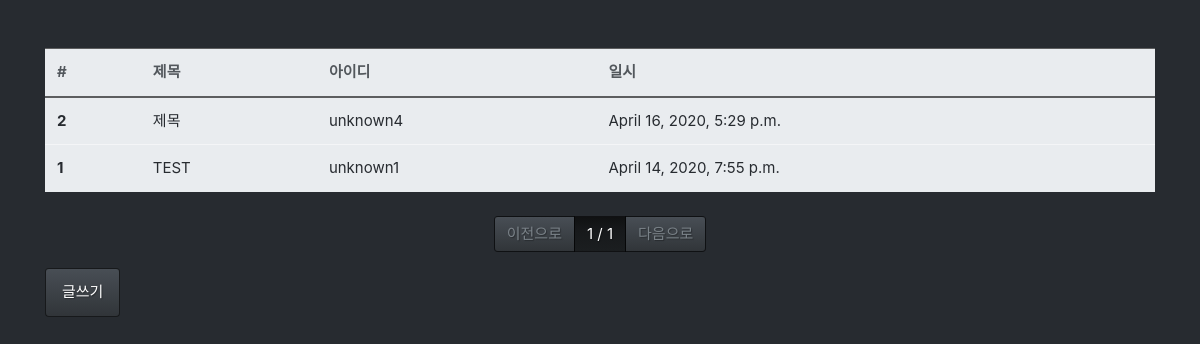
Before: /board/list/ with the older database file.
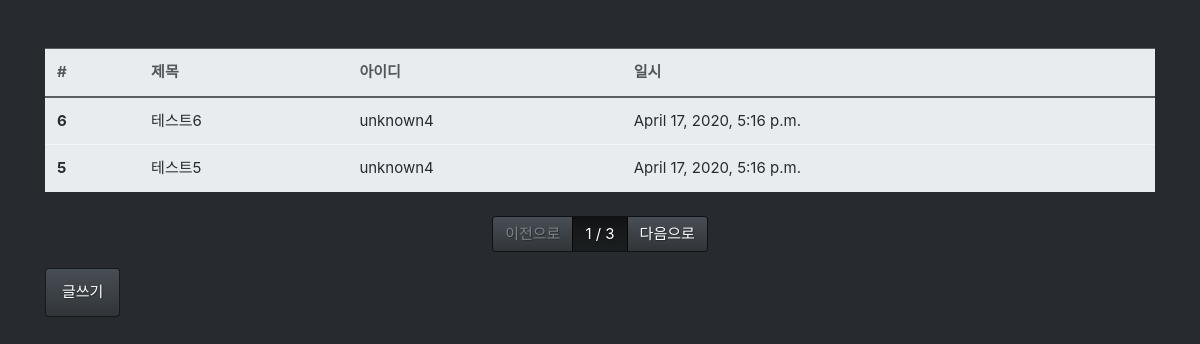
After: the same page with the newer database file.
### board/models.py (models this page shows, shortened)
class Board(models.Model):
    title = models.CharField(max_length=128,
                            verbose_name='제목')
    contents = models.TextField(verbose_name='내용')
    writer = models.ForeignKey('csuser.Csuser', on_delete=models.CASCADE,
                                verbose_name='작성자')
    tags = models.ManyToManyField('tag.Tag', verbose_name='태그')
    registered_dttm = models.DateTimeField(auto_now_add=True,
                                verbose_name='작성시간')
    class Meta:
        db_table = 'cscommunity_board'
        verbose_name = '커뮤니티 게시글'
        verbose_name_plural = '커뮤니티 게시글'

### csuser/models.py (models this page shows)
class Csuser(models.Model):
    username = models.CharField(max_length=64,
                        verbose_name='회원명')
    useremail = models.EmailField(max_length=128,
                        verbose_name='사용자이메일')
    password = models.CharField(max_length=64,
                        verbose_name='비밀번호')
    registered_dttm = models.DateTimeField(auto_now_add=True, verbose_name='등록시간')
    def __str__(self):
        return self.username
    class Meta:
        db_table = 'cscommunity_user'
        verbose_name = '커뮤니티 회원'
        verbose_name_plural = '커뮤니티 회원'

### board/views.py (the view)
# urls.py: path('list/', views.board_list),
def board_list(request):
    all_boards = Board.objects.all().order_by('-id')
    page = int(request.GET.get('p',1))
    paginator = Paginator(all_boards, 2)
    boards = paginator.get_page(page)
    return render(request, 'board_list.html', {'boards': boards})

### board/templates/board_list.html
{% extends "base.html" %}
{% block contents %}
<div class="row mt-5">
    <div class="col-12">
        <table class="table table-light">
            <thead class="thead-light">
                <tr>
                    <th>#</th>
                    <th>제목</th>
                    <th>아이디</th>
                    <th>일시</th>
                </tr>
            </thead>
            <tbody class="text-dark">
                {% for board in boards %}
                <tr onclick="location.href='/board/detail/{{ board.id }}'">
                    <th>{{ board.id }}</th>
                    <td>{{ board.title }}</td>
                    <td>{{ board.writer }}</td>
                    <td>{{ board.registered_dttm }}</td>
                </tr>
                {% endfor %}
            </tbody>
        </table>
    </div>
</div>
<div class="row mt-2">
    <div class="col-12">
        <nav>
            <ul class="pagination justify-content-center">
                {% if boards.has_previous %}
                <li class="page-item">
                    <a class="page-link" href="?p={{ boards.previous_page_number }}">이전으로</a>
                </li>
                {% else %}
                <li class="page-item disabled">
                    <a class="page-link" href="#">이전으로</a>
                </li>
                {% endif %}
                <li class="page-item active">
                    <a class="page-link" href="#">{{ boards.number }} / {{ boards.paginator.num_pages }}</a>
                </li>
                {% if boards.has_next %}
                <li class="page-item">
                    <a class="page-link" href="?p={{ boards.next_page_number }}">다음으로</a>
                </li>
                {% else %}
                <li class="page-item disabled">
                    <a class="page-link disabled" href="#">다음으로</a>
                </li>
                {% endif %}
            </ul>
        </nav>
    </div>
</div>
<div class="row">
    <div class="col-12">
        <button class="btn btn-primary" onclick="location.href='/board/write/'">글쓰기</button>
    </div>
</div>
{% endblock %}

Changed rows visible on the page:
no longer on this page (row unchanged): Board: id "2", title "제목", writer "unknown4", registered_dttm "April 16, 2020, 5:29 p.m."
no longer on this page (row unchanged): Board: id "1", title "TEST", writer "unknown1", registered_dttm "April 14, 2020, 7:55 p.m."
added Board: id "6", title "테스트6", writer "unknown4", registered_dttm "April 17, 2020, 5:16 p.m."
added Board: id "5", title "테스트5", writer "unknown4", registered_dttm "April 17, 2020, 5:16 p.m."
Other visible differences:
{{ boards.paginator.num_pages }}: "1" → "3"
